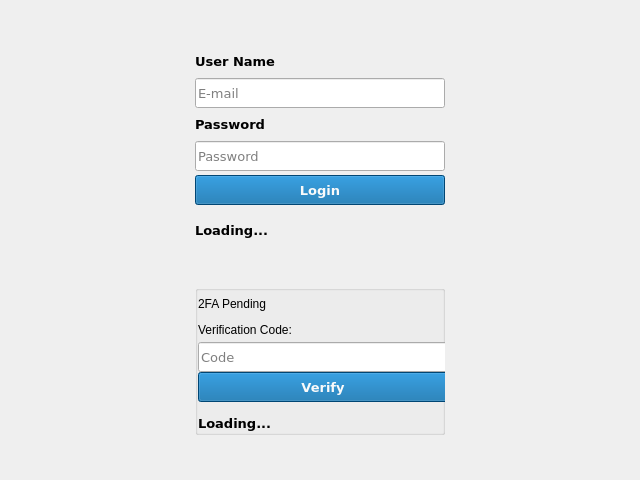
               <widget class="QWidget" name="login_page">
                <property name="minimumSize">
                 <size>
                  <width>640</width>
                  <height>480</height>
                 </size>
                </property>
                <property name="maximumSize">
                 <size>
                  <width>1920</width>
                  <height>1080</height>
                 </size>
                </property>
                <property name="layoutDirection">
                 <enum>Qt::LeftToRight</enum>
                </property>
                <layout class="QGridLayout" name="gridLayout">
                 <item row="0" column="0">
                  <widget class="QFrame" name="login_frame">
                   <property name="minimumSize">
                    <size>
                     <width>250</width>
                     <height>200</height>
                    </size>
                   </property>
                   <property name="maximumSize">
                    <size>
                     <width>250</width>
                     <height>200</height>
                    </size>
                   </property>
                   <property name="font">
                    <font>
                     <family>Verdana</family>
                     <pointsize>10</pointsize>
                     <weight>75</weight>
                     <bold>true</bold>
                    </font>
                   </property>
                   <property name="frameShape">
                    <enum>QFrame::NoFrame</enum>
                   </property>
                   <property name="frameShadow">
                    <enum>QFrame::Raised</enum>
                   </property>
                   <layout class="QVBoxLayout" name="verticalLayout_7">
                    <property name="spacing">
                     <number>0</number>
                    </property>
                    <property name="sizeConstraint">
                     <enum>QLayout::SetMinimumSize</enum>
                    </property>
                    <property name="leftMargin">
                     <number>0</number>
                    </property>
                    <property name="topMargin">
                     <number>0</number>
                    </property>
                    <property name="rightMargin">
                     <number>0</number>
                    </property>
                    <property name="bottomMargin">
                     <number>0</number>
                    </property>
                    <item>
                     <widget class="QLabel" name="label__username">
                      <property name="minimumSize">
                       <size>
                        <width>250</width>
                        <height>25</height>
                       </size>
                      </property>
                      <property name="maximumSize">
                       <size>
                        <width>250</width>
                        <height>25</height>
                       </size>
                      </property>
                      <property name="font">
                       <font>
                        <family>Verdana</family>
                        <pointsize>10</pointsize>
                        <weight>75</weight>
                        <italic>false</italic>
                        <bold>true</bold>
                       </font>
                      </property>
                      <property name="text">
                       <string>User Name</string>
                      </property>
                      <property name="alignment">
                       <set>Qt::AlignLeading|Qt::AlignLeft|Qt::AlignVCenter</set>
                      </property>
                     </widget>
                    </item>
                    <item>
                     <widget class="QLineEdit" name="username_field">
                      <property name="minimumSize">
                       <size>
                        <width>250</width>
                        <height>30</height>
                       </size>
                      </property>
                      <property name="maximumSize">
                       <size>
                        <width>250</width>
                        <height>30</height>
                       </size>
                      </property>
                      <property name="font">
                       <font>
                        <family>Verdana</family>
                        <pointsize>10</pointsize>
                        <weight>50</weight>
                        <bold>false</bold>
                       </font>
                      </property>
                      <property name="inputMethodHints">
                       <set>Qt::ImhEmailCharactersOnly</set>
                      </property>
                      <property name="text">
                       <string/>
                      </property>
                      <property name="placeholderText">
                       <string>E-mail </string>
                      </property>
                      <property name="clearButtonEnabled">
                       <bool>true</bool>
                      </property>
                     </widget>
                    </item>
                    <item>
                     <widget class="QLabel" name="label_password">
                      <property name="minimumSize">
                       <size>
                        <width>250</width>
                        <height>25</height>
                       </size>
                      </property>
                      <property name="maximumSize">
                       <size>
                        <width>250</width>
                        <height>25</height>
                       </size>
                      </property>
                      <property name="font">
                       <font>
                        <family>Verdana</family>
                        <pointsize>10</pointsize>
                        <weight>75</weight>
                        <italic>false</italic>
                        <bold>true</bold>
                       </font>
                      </property>
                      <property name="mouseTracking">
                       <bool>true</bool>
                      </property>
                      <property name="text">
                       <string>Password</string>
                      </property>
                      <property name="textFormat">
                       <enum>Qt::RichText</enum>
                      </property>
                     </widget>
                    </item>
                    <item>
                     <widget class="QLineEdit" name="password_field">
                      <property name="minimumSize">
                       <size>
                        <width>250</width>
                        <height>30</height>
                       </size>
                      </property>
                      <property name="maximumSize">
                       <size>
                        <width>250</width>
                        <height>30</height>
                       </size>
                      </property>
                      <property name="font">
                       <font>
                        <family>Verdana</family>
                        <pointsize>10</pointsize>
                        <weight>50</weight>
                        <bold>false</bold>
                       </font>
                      </property>
                      <property name="inputMethodHints">
                       <set>Qt::ImhHiddenText|Qt::ImhNoAutoUppercase|Qt::ImhNoPredictiveText|Qt::ImhSensitiveData</set>
                      </property>
                      <property name="maxLength">
                       <number>256</number>
                      </property>
                      <property name="echoMode">
                       <enum>QLineEdit::Password</enum>
                      </property>
                      <property name="placeholderText">
                       <string>Password</string>
                      </property>
                      <property name="clearButtonEnabled">
                       <bool>true</bool>
                      </property>
                     </widget>
                    </item>
                    <item>
                     <widget class="QPushButton" name="btn_login">
                      <property name="minimumSize">
                       <size>
                        <width>250</width>
                        <height>30</height>
                       </size>
                      </property>
                      <property name="maximumSize">
                       <size>
                        <width>250</width>
                        <height>30</height>
                       </size>
                      </property>
                      <property name="font">
                       <font>
                        <family>Verdana</family>
                        <pointsize>10</pointsize>
                        <weight>75</weight>
                        <italic>false</italic>
                        <bold>true</bold>
                       </font>
                      </property>
                      <property name="cursor">
                       <cursorShape>PointingHandCursor</cursorShape>
                      </property>
                      <property name="mouseTracking">
                       <bool>true</bool>
                      </property>
                      <property name="toolTipDuration">
                       <number>0</number>
                      </property>
                      <property name="layoutDirection">
                       <enum>Qt::LeftToRight</enum>
                      </property>
                      <property name="autoFillBackground">
                       <bool>false</bool>
                      </property>
                      <property name="styleSheet">
                       <string notr="true">background-color: rgb(0, 98, 163);
color: rgb(250, 250, 250);</string>
                      </property>
                      <property name="text">
                       <string>Login</string>
                      </property>
                      <property name="icon">
                       <iconset resource="new_gui_pyqt.qrc">
                        <normaloff>:/icons/icons/user (3).png</normaloff>:/icons/icons/user (3).png</iconset>
                      </property>
                      <property name="iconSize">
                       <size>
                        <width>20</width>
                        <height>20</height>
                       </size>
                      </property>
                      <property name="shortcut">
                       <string/>
                      </property>
                      <property name="checkable">
                       <bool>true</bool>
                      </property>
                      <property name="checked">
                       <bool>false</bool>
                      </property>
                      <property name="default">
                       <bool>false</bool>
                      </property>
                      <property name="flat">
                       <bool>false</bool>
                      </property>
                     </widget>
                    </item>
                    <item>
                     <widget class="QLabel" name="loading">
                      <property name="minimumSize">
                       <size>
                        <width>250</width>
                        <height>30</height>
                       </size>
                      </property>
                      <property name="maximumSize">
                       <size>
                        <width>250</width>
                        <height>30</height>
                       </size>
                      </property>
                      <property name="font">
                       <font>
                        <family>Verdana</family>
                        <pointsize>10</pointsize>
                        <weight>75</weight>
                        <italic>false</italic>
                        <bold>true</bold>
                       </font>
                      </property>
                      <property name="frameShadow">
                       <enum>QFrame::Raised</enum>
                      </property>
                      <property name="lineWidth">
                       <number>1</number>
                      </property>
                      <property name="text">
                       <string>Loading...</string>
                      </property>
                      <property name="textFormat">
                       <enum>Qt::RichText</enum>
                      </property>
                      <property name="alignment">
                       <set>Qt::AlignBottom|Qt::AlignLeading|Qt::AlignLeft</set>
                      </property>
                      <property name="wordWrap">
                       <bool>true</bool>
                      </property>
                      <property name="indent">
                       <number>0</number>
                      </property>
                     </widget>
                    </item>
                   </layout>
                  </widget>
                 </item>
                 <item row="1" column="0">
                  <widget class="QGroupBox" name="twofactor">
                   <property name="minimumSize">
                    <size>
                     <width>250</width>
                     <height>150</height>
                    </size>
                   </property>
                   <property name="maximumSize">
                    <size>
                     <width>250</width>
                     <height>150</height>
                    </size>
                   </property>
                   <property name="title">
                    <string/>
                   </property>
                   <layout class="QVBoxLayout" name="verticalLayout_17">
                    <property name="spacing">
                     <number>0</number>
                    </property>
                    <property name="leftMargin">
                     <number>0</number>
                    </property>
                    <property name="topMargin">
                     <number>0</number>
                    </property>
                    <property name="rightMargin">
                     <number>0</number>
                    </property>
                    <property name="bottomMargin">
                     <number>0</number>
                    </property>
                    <item>
                     <widget class="QLabel" name="label_3">
                      <property name="text">
                       <string>2FA Pending</string>
                      </property>
                     </widget>
                    </item>
                    <item>
                     <widget class="QLabel" name="label_12">
                      <property name="text">
                       <string>Verification Code: </string>
                      </property>
                     </widget>
                    </item>
                    <item>
                     <widget class="QLineEdit" name="password_field_2">
                      <property name="minimumSize">
                       <size>
                        <width>250</width>
                        <height>30</height>
                       </size>
                      </property>
                      <property name="maximumSize">
                       <size>
                        <width>250</width>
                        <height>30</height>
                       </size>
                      </property>
                      <property name="font">
                       <font>
                        <family>Verdana</family>
                        <pointsize>10</pointsize>
                        <weight>50</weight>
                        <bold>false</bold>
                       </font>
                      </property>
                      <property name="inputMethodHints">
                       <set>Qt::ImhHiddenText|Qt::ImhNoAutoUppercase|Qt::ImhNoPredictiveText|Qt::ImhSensitiveData</set>
                      </property>
                      <property name="maxLength">
                       <number>256</number>
                      </property>
                      <property name="echoMode">
                       <enum>QLineEdit::Password</enum>
                      </property>
                      <property name="placeholderText">
                       <string>Code</string>
                      </property>
                      <property name="clearButtonEnabled">
                       <bool>true</bool>
                      </property>
                     </widget>
                    </item>
                    <item>
                     <widget class="QPushButton" name="btn_login_2">
                      <property name="minimumSize">
                       <size>
                        <width>250</width>
                        <height>30</height>
                       </size>
                      </property>
                      <property name="maximumSize">
                       <size>
                        <width>250</width>
                        <height>30</height>
                       </size>
                      </property>
                      <property name="font">
                       <font>
                        <family>Verdana</family>
                        <pointsize>10</pointsize>
                        <weight>75</weight>
                        <italic>false</italic>
                        <bold>true</bold>
                       </font>
                      </property>
                      <property name="cursor">
                       <cursorShape>PointingHandCursor</cursorShape>
                      </property>
                      <property name="mouseTracking">
                       <bool>true</bool>
                      </property>
                      <property name="toolTipDuration">
                       <number>0</number>
                      </property>
                      <property name="layoutDirection">
                       <enum>Qt::LeftToRight</enum>
                      </property>
                      <property name="autoFillBackground">
                       <bool>false</bool>
                      </property>
                      <property name="styleSheet">
                       <string notr="true">background-color: rgb(0, 98, 163);
color: rgb(250, 250, 250);</string>
                      </property>
                      <property name="text">
                       <string>Verify</string>
                      </property>
                      <property name="icon">
                       <iconset resource="new_gui_pyqt.qrc">
                        <normaloff>:/icons/icons/database.png</normaloff>:/icons/icons/database.png</iconset>
                      </property>
                      <property name="iconSize">
                       <size>
                        <width>20</width>
                        <height>20</height>
                       </size>
                      </property>
                      <property name="shortcut">
                       <string/>
                      </property>
                      <property name="checkable">
                       <bool>true</bool>
                      </property>
                      <property name="checked">
                       <bool>false</bool>
                      </property>
                      <property name="default">
                       <bool>false</bool>
                      </property>
                      <property name="flat">
                       <bool>false</bool>
                      </property>
                     </widget>
                    </item>
                    <item>
                     <widget class="QLabel" name="loading_2">
                      <property name="minimumSize">
                       <size>
                        <width>250</width>
                        <height>30</height>
                       </size>
                      </property>
                      <property name="maximumSize">
                       <size>
                        <width>250</width>
                        <height>30</height>
                       </size>
                      </property>
                      <property name="font">
                       <font>
                        <family>Verdana</family>
                        <pointsize>10</pointsize>
                        <weight>75</weight>
                        <italic>false</italic>
                        <bold>true</bold>
                       </font>
                      </property>
                      <property name="frameShadow">
                       <enum>QFrame::Raised</enum>
                      </property>
                      <property name="lineWidth">
                       <number>1</number>
                      </property>
                      <property name="text">
                       <string>Loading...</string>
                      </property>
                      <property name="textFormat">
                       <enum>Qt::RichText</enum>
                      </property>
                      <property name="alignment">
                       <set>Qt::AlignBottom|Qt::AlignLeading|Qt::AlignLeft</set>
                      </property>
                      <property name="wordWrap">
                       <bool>true</bool>
                      </property>
                      <property name="indent">
                       <number>0</number>
                      </property>
                     </widget>
                    </item>
                   </layout>
                  </widget>
                 </item>
                </layout>
               </widget>
